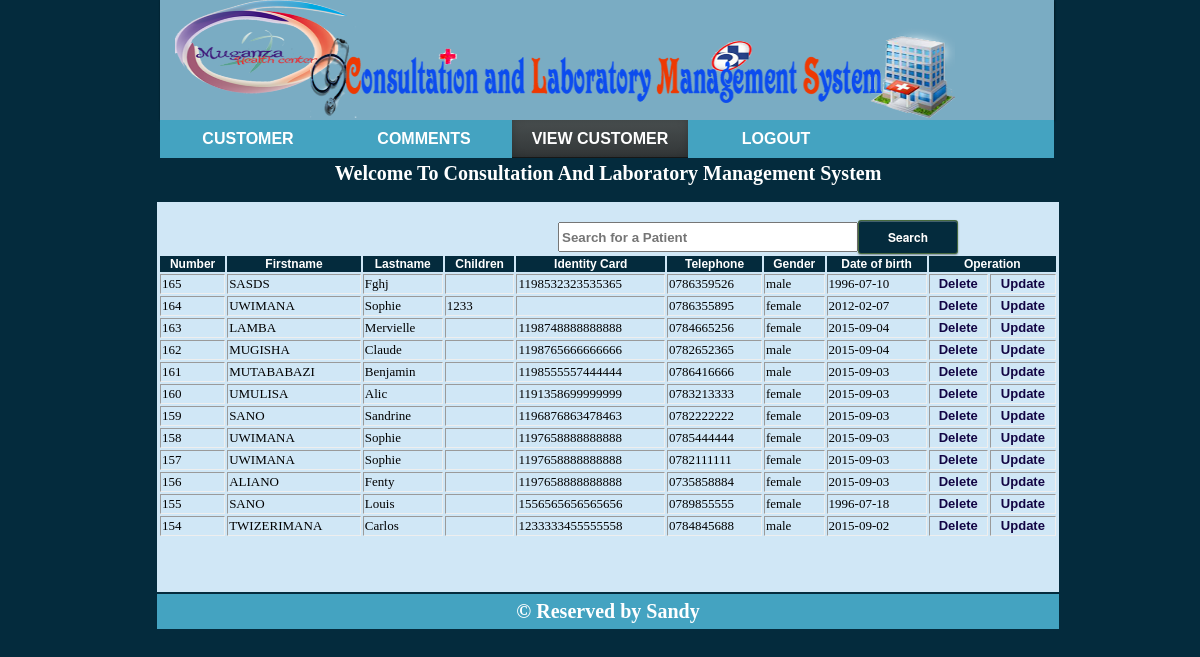
/customer_v.php (signed in), run on the app's committed database.
### tables this page shows
CREATE TABLE IF NOT EXISTS `customer` (
  `Customer_Id` int(11) NOT NULL AUTO_INCREMENT,
  `Firstname` char(50) NOT NULL,
  `Lastname` char(50) NOT NULL,
  `sex` char(8) NOT NULL,
  `date` date NOT NULL,
  `District` char(50) NOT NULL,
  `glucose` varchar(30) NOT NULL,
  `diabet` varchar(30) NOT NULL,
  `Sector` char(50) NOT NULL,
  `Pregnacy` char(20) NOT NULL,
  `National_Id` varchar(16) NOT NULL,
  `child` varchar(20) NOT NULL,
  `Telephone` varchar(13) NOT NULL,
  `photo` varchar(20) NOT NULL,
  `Conversation` longtext NOT NULL,
  `blood_gr` varchar(20) NOT NULL,
  `RH` varchar(20) NOT NULL,
  `datee` date NOT NULL,
  PRIMARY KEY (`Customer_Id`),
  UNIQUE KEY `National_Id` (`National_Id`,`Telephone`)
);

### customer_v.php (the view, shortened to what this page needs)
<html>
<head>
<link rel="stylesheet" type="text/css"href="cssfile.css"/>
</head >
<body bgcolor="042b3d">
<div id="container">
<div class="banner">
<img src="log2.png" class="img">
</div>
<table  align="center" border="0">
<tr>
	<div id="main-menu">
					<ul>
<li class="active"><a href="doctor.php">Customer</a>
	</li>
<li><a href="#"> Comments</a>
	</li>
	<li><a href="customer_v.php" class="active">View Customer</a></li>
	<li><a href="logout.php">Logout</a>
	</li>
	</ul>
	</div>
</tr>
<tr>
	<td colspan="6" id="td2" valign="top">
		<p class="t">Welcome To Consultation And Laboratory Management System</p>
<?php
$sql="SELECT *from customer  order by Customer_Id DESC  LIMIT 12";
$query=mysql_query($sql);
?>
<table border="1" class="tab12" align="center">
	<form action="search.php"method="POST">
<input type="text" name="search" placeholder="Search for a Patient" class="Sera">
<input type="submit" name="ch" class="see" value="Search">
<tr>
<td class="bg" >Number</font></td>
<td class="bg" >Firstname</font></td>
<td class="bg">Lastname</td>
<td class="bg">Children </td>
<td class="bg">Identity Card</td>
<td class="bg">Telephone</td>
<td class="bg">Gender</td>
<td class="bg">Date of birth</td>
<td class="bg" colspan="2">Operation</td>
</tr>
<?php
while($row=mysql_fetch_array($query)){
?>
<tr>
<td><?php echo $row['Customer_Id'];?></td>
<td><?php echo $row['Firstname'];?></td>
<td><?php echo $row['Lastname'];?></td>
<td><?php echo $row['child'];?></td>
<td><?php echo $row['National_Id'];?></td>
<td><?php echo $row['Telephone'];?></td>
<td><?php echo $row['sex'];?></td>
<td><?php echo $row['date'];?></td>
<td > <a href="customerdelete.php? Customer_Id=<?php echo $row['Customer_Id'];?>"> <div class="delete">Delete</div> </a></td>
<td > <a href="update.php? Customer_Id=<?php echo $row['Customer_Id'];?>"> <div class="delete">Update</div> </a></td>
<?php
}
?>
</table>
</td>
</tr>
<tr>
<td colspan="6" class="footer">&copy Reserved by Sandy</td>
</tr>
</table>
</div>
</body>
</html>

### cssfile.css (style rules this page uses)
#container { max-width: 1200px;width:1200;padding:0px;margin:0 auto; }
table { width: 900px; }
#td2 { height: 430px; background-color: #d0e7f6; }
.sera { width: 300px; height: 30px; font-weight: bold; margin-left: 400px; }
body { margin-top: 65px; }
a { text-decoration: none; font-family: arial; color: white; font-weight: bold; }
.footer { background-color: #44a3c1; text-align: center; height: 35px; color: white; font-size: 20px; font-weight: bold; }
.banner { background-color: #7aacc3; margin-top: -65px; height: 120px; width: 894px; margin-left: 152px; border-radius: -webkit-border-radius: -moz-border-radius: box-shadow: 1px 1px 2px rgba(0,0,0,.3), 0 0 2px rgba(0,0,0,.3); -webkit-box-shadow: 1px 1px 2px rgba(0,0,0,.3), 0 0 2px rgba(0,0,0,.3); -moz-box-shadow: 1px 1px 2px rgba(0,0,0,.3), 0 0 2px rgba(0,0,0,.3); }
.bg { background-color: #042b3d; text-align:center; font-weight: bold; font-size: 12px; font-family: arial; color: white; border: 0px; }
.delete { text-align: center; color: rgb(18, 5, 68); }
.img { width: 780px; height: 120px; margin-left:15px ; margin-top:-2px; }
.t { background-color: #042b3d; font-weight: bold; color: white; text-align: center; font-size: 20px; margin-left: -1px; margin-top: -0.6px; height: 40px; margin-right: -1px; }
#main-menu { width: 74.5%; float: left; background: #44a3c1; margin-left: 152px; }
#main-menu > ul { list-style:none; overflow:hidden; padding:0; margin:0; }
#main-menu > ul > li { min-width:100px; float:left;display:block; }
#main-menu > ul > li > a { text-align:center; width: 156px; text-decoration:none; font-size:16px; font-weight:900; color:#fff; padding:10px ; display:block; text-transform:uppercase; }
.tab12 { font-size: 13px; border: 0px; }
.see { background-color: #042b3d; background-image: -moz-linear-gradient(rgba(0, 0, 0, 0.15) -17%, rgba(255, 255, 255, 0.15) 117%); border-bottom-color: rgba(87, 121, 63, 0.8); border-bottom-left-radius: 3px; border-bottom-right-radius: 3px; border-bottom-style: solid; border-bottom-width: 1px; border-image-outset: 0 0 0 0; border-image-repeat: stretch stretch; border-image-slice: 100% 100% 100% 100%; border-image-source: none; border-image-width: 1 1 1 1; border-left-color: rgba(87, 121, 63, 0.8); border-left-style: solid; border-left-width: 1px; border-right-color: rgba(87, 121, 63, 0.8); border-right-style: solid; border-right-width: 1px; border-top-color: rgba(87, 121, 63, 0.8); border-top-left-radius: 3px; border-top-right-radius: 3px; border-top-style: solid; border-top-width: 1px; box-shadow: rgba(0, 0, 0, 0.4) 0px 1px 2px 0px, rgba(255, 255, 255, 0.25) 0px 1px 0px 0px inset; color: #FFF; cursor: pointer; font-family: "Helvetica Neue",Helvetica,Arial,sans-serif; font-size: 12px; font-weight: 700; margin-top: -30px; outline-color: #FFF; outline-style: none; padding-bottom: 7px; padding-left: 10px; padding-right: 10px; padding-top: 7px; text-shadow: rgba(0, 0, 0, 0.2) 0px 1px 0px; width: 100px; -moz-border-bottom-colors: none; -moz-border-left-colors: none; -moz-border-right-colors: none; -moz-border-top-colors: none; }
#main-menu ul li a.active { text-decoration: none; background: #042b3d; border-left: 0; border-right: 0; background-image: -webkit-linear-gradient(top, #484e4f, #323637); background-image: -moz-linear-gradient(top, #484e4f, #323637); background-image: -o-linear-gradient(top, #484e4f, #323637); background-image: linear-gradient(to bottom, #484e4f, #323637); -webkit-box-shadow: inset 0 -1px #151717, inset 0 -1px 8px rgba(0, 0, 0, 0.2); box-shadow: inset 0 -1px #151717, inset 0 -1px 8px rgba(0, 0, 0, 0.2);*/ }

### data on the page
customer: Customer_Id "165", Firstname "SASDS", Lastname "Fghj", National_Id "1198532323535365", Telephone "0786359526", sex "male", date "1996-07-10"
customer: Customer_Id "164", Firstname "UWIMANA", Lastname "Sophie", child "1233", Telephone "0786355895", sex "female", date "2012-02-07"
customer: Customer_Id "163", Firstname "LAMBA", Lastname "Mervielle", National_Id "1198748888888888", Telephone "0784665256", sex "female", date "2015-09-04"
customer: Customer_Id "162", Firstname "MUGISHA", Lastname "Claude", National_Id "1198765666666666", Telephone "0782652365", sex "male", date "2015-09-04"
customer: Customer_Id "161", Firstname "MUTABABAZI", Lastname "Benjamin", National_Id "1198555557444444", Telephone "0786416666", sex "male", date "2015-09-03"
customer: Customer_Id "160", Firstname "UMULISA", Lastname "Alic", National_Id "1191358699999999", Telephone "0783213333", sex "female", date "2015-09-03"
customer: Customer_Id "159", Firstname "SANO", Lastname "Sandrine", National_Id "1196876863478463", Telephone "0782222222", sex "female", date "2015-09-03"
customer: Customer_Id "158", Firstname "UWIMANA", Lastname "Sophie", National_Id "1197658888888888", Telephone "0785444444", sex "female", date "2015-09-03"
customer: Customer_Id "157", Firstname "UWIMANA", Lastname "Sophie", National_Id "1197658888888888", Telephone "0782111111", sex "female", date "2015-09-03"
customer: Customer_Id "156", Firstname "ALIANO", Lastname "Fenty", National_Id "1197658888888888", Telephone "0735858884", sex "female", date "2015-09-03"
customer: Customer_Id "155", Firstname "SANO", Lastname "Louis", National_Id "1556565656565656", Telephone "0789855555", sex "female", date "1996-07-18"
customer: Customer_Id "154", Firstname "TWIZERIMANA", Lastname "Carlos", National_Id "1233333455555558", Telephone "0784845688", sex "male", date "2015-09-02"
